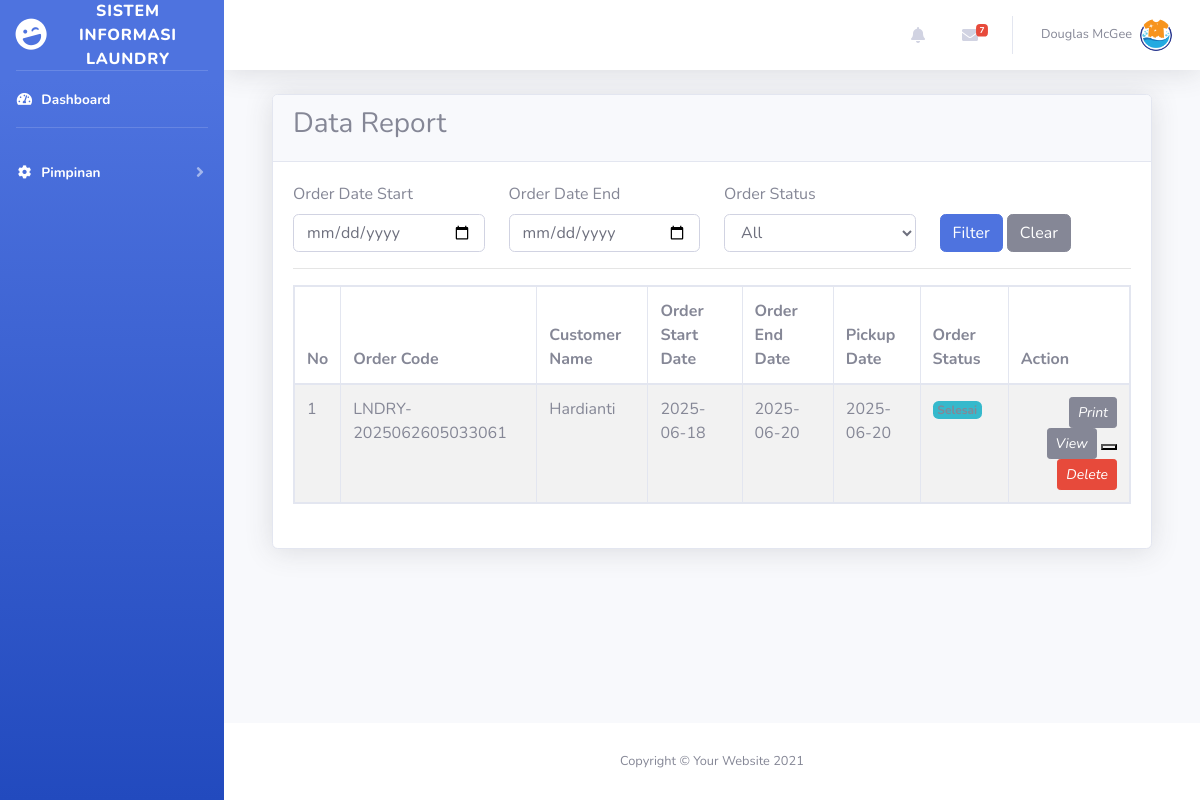
The app's page /dashboard.php?page=report (signed in) with its own data.
### tables this page shows
CREATE TABLE `trans_order` (
  `id` int(11) NOT NULL,
  `id_customer` int(11) NOT NULL,
  `order_code` varchar(50) NOT NULL,
  `order_date` varchar(50) NOT NULL,
  `order_end_date` date DEFAULT NULL,
  `order_status` tinyint(11) NOT NULL DEFAULT 0,
  `total_price` int(11) NOT NULL,
  `order_pay` int(11) DEFAULT NULL,
  `order_change` int(11) DEFAULT NULL,
  `notes` text DEFAULT NULL,
  `created_at` timestamp NOT NULL DEFAULT current_timestamp(),
  `updated_at` timestamp NOT NULL DEFAULT current_timestamp() ON UPDATE current_timestamp(),
  `deleted_at` int(11) NOT NULL DEFAULT 0
);

CREATE TABLE `customer` (
  `id` int(11) NOT NULL,
  `customer_name` varchar(50) NOT NULL,
  `phone` varchar(50) NOT NULL,
  `address` text NOT NULL,
  `created_at` timestamp NOT NULL DEFAULT current_timestamp(),
  `updated_at` timestamp NOT NULL DEFAULT current_timestamp() ON UPDATE current_timestamp(),
  `deleted_at` tinyint(4) NOT NULL DEFAULT 0
);

CREATE TABLE `trans_laundry_pickup` (
  `id` int(11) NOT NULL,
  `id_order` int(11) NOT NULL,
  `id_customer` int(11) NOT NULL,
  `pickup_date` date NOT NULL,
  `notes` text DEFAULT NULL,
  `created_at` timestamp NOT NULL DEFAULT current_timestamp(),
  `updated_at` timestamp NOT NULL DEFAULT current_timestamp() ON UPDATE current_timestamp(),
  `deleted_at` int(11) NOT NULL DEFAULT 0
);

### admin/content/report.php (the view, shortened to what this page needs)
<?php
include 'admin/controller/pimpinan-validation.php';
$sql = "SELECT trans_order.*, customer.customer_name, trans_laundry_pickup.pickup_date, trans_laundry_pickup.pickup_date
FROM trans_order
LEFT JOIN customer ON trans_order.id_customer = customer.id
LEFT JOIN trans_laundry_pickup ON trans_order.id = trans_laundry_pickup.id_order
WHERE trans_order.id >= 0";
$sql .= " ORDER BY trans_order.id DESC";
$queryData = mysqli_query($config, $sql);
?>
<div class="card shadow">
    <div class="card-header">
        <h3>Data Report</h3>
    </div>
    <div class="card-body">
        <form method="get">
            <div class="row">
                <div class="col-sm-3">
                    <label class="form-label">Order Date Start</label>
                    <input type="date" class="form-control" name="order_date_start"
                        value="<?= isset($_GET['order_date_start']) ? $_GET['order_date_start'] : '' ?>">
                </div>
                <div class="col-sm-3">
                    <label class="form-label">Order Date End</label>
                    <input type="date" class="form-control" name="order_date_end"
                        value="<?= isset($_GET['order_date_end']) ? $_GET['order_date_end'] : '' ?>">
                </div>
                <div class="col-sm-3">
                    <label class="form-label">Order Status</label>
                    <select name="order_status" id="" class="form-control">
                        <option value=""> All </option>
                    </select>
                </div>
                <div class="col-sm-3 mt-auto">
                    <button class="btn btn-primary" name="fiter">Filter</button>
                    <button class="btn btn-secondary" name="clear">Clear</button>
                </div>
            </div>
        </form>
        <hr>
        <table class="table table-bordered table-striped table-hover table-responsive mt-3">
            <thead>
                <tr>
                    <th>No</th>
                    <th>Order Code</th>
                    <th>Customer Name</th>
                    <th>Order Start Date</th>
                    <th>Order End Date</th>
                    <th>Pickup Date </th>
                    <th>Order Status</th>
                    <th>Action</th>
                </tr>
            </thead>
            <tbody>
                <?php
                $no = 1;
                while ($rowData = mysqli_fetch_assoc($queryData)) : ?>
                    <tr>
                        <td><?= $no++ ?></td>
                        <td><?= isset($rowData['order_code']) ? $rowData['order_code'] : '-' ?></td>
                        <td><?= isset($rowData['customer_name']) ? $rowData['customer_name'] : '-' ?></td>
                        <td><?= isset($rowData['order_date']) ? $rowData['order_date'] : '-' ?></td>
                        <td><?= isset($rowData['order_end_date']) ? $rowData['order_end_date'] : '-' ?></td>
                        <td><?= isset($rowData['pickup_date']) ? $rowData['pickup_date'] : '-' ?></td>
                        <?php $statusOrder = getOrderStatus($rowData['order_status']) ?>
                        <td><?= $statusOrder ?></td>
                        <td align="right">
                            <?php if ($rowData['order_status'] == 1): ?>
                                <a href="admin/content/misc/print.php?order=<?php echo $rowData['id'] ?>" target="_blank">
                                    <button class="btn btn-secondary btn-sm">
                                        <i class="tf-icon bx bx-printer bx-22px">Print</i>
                                    </button>
                                </a>
                            <?php endif ?>
                            <a href="?page=add-report&view=<?php echo $rowData['id'] ?>">
                                <button class="btn btn-secondary btn-sm">
                                    <i class="tf-icon bx bx-show bx-22px">View</i>
                                </button>
                            </a>
                            <button onclick="return confirm ('Apakah anda yakin akan menghapus data ini?')"
                                href="?page=add-report&delete=<?php echo $rowData['id'] ?>">
                                <button class="btn btn-danger btn-sm">
                                    <i class="tf-icon bx bx-trash bx-22px">Delete</i>
                                </button>
                        </td>
                    </tr>
                <?php endwhile;
                ?>
            </tbody>
        </table>
    </div>
</div>

### admin/controller/functions.php (shortened to what this page needs)
<?php
function getOrderStatus($status_code)
{
    switch ($status_code) {
        case 1:
            return '<span class="badge bg-info">Selesai</span>';
    }
}

### records on screen
trans_order: order_code "LNDRY-2025062605033061", id_customer.customer_name "Hardianti", order_date "2025-06-18", order_end_date "2025-06-20", trans_laundry_pickup.pickup_date "2025-06-20", order_status "Selesai"
